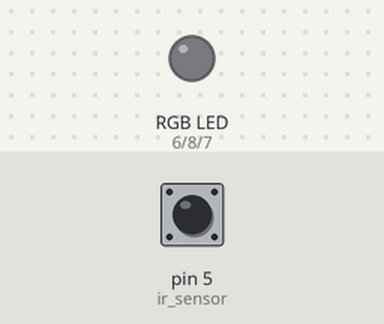
Recording of a sketch running on a simulated Arduino Uno, built with avr-gcc and run on an emulated ATmega328P. Shown: an RGB LED mixed from three pins (HIGH = lit). The inputs (shaded band) are chosen by the test bench; at power-on: pin 5 (ir_sensor) HIGH.

Above: at 1.2 s.
1.3 s: pin 5 (ir_sensor) pulsed LOW 5 times (0.12 s each, 0.3 s apart)
At 2.2 s:
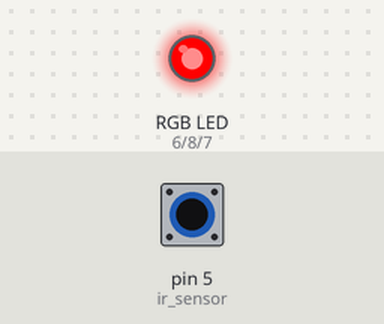
At 3.9 s:
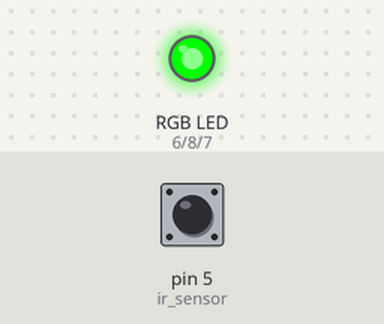
Timing chart, 0 to 5.4 s (numbered marks = the images above; inputs shaded):
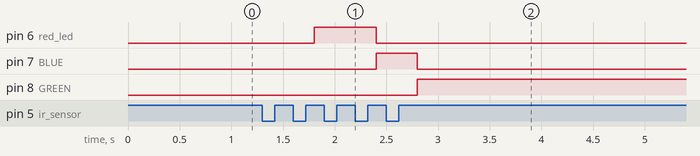

The sketch:

4rgb_ir_switch.ino
```cpp
int prevIR =1;
int color=0;
// color 0 means off
// color 1 means red
// color 2 means green
// color 3 means blue

//IR gives 0 when object detected,   1 when no object

void setup() {
  // put your setup code here, to run once:
  pinMode(5,INPUT); //ir sensor
  pinMode(6,OUTPUT); //red led
  pinMode(7, OUTPUT);//BLUE
  pinMode(8, OUTPUT); //GREEN

  Serial.begin(9600);

}

void loop() {
  // put your main code here, to run repeatedly:
  int IR = digitalRead(5);

  //when is led on condition
  if(prevIR==0 && IR==1){

    color++;

    if(color > 3){
      color =0 ; //after blue 3 , led becomes off 0
    }

    if(color == 1){
      digitalWrite(6,HIGH);
      digitalWrite(7,LOW);
      digitalWrite(8,LOW);
    }
    else if (color==2){
      digitalWrite(7,HIGH);
      digitalWrite(6,LOW);
      digitalWrite(8,LOW);
    }
    else if (color == 3){
      digitalWrite(8,HIGH);
      digitalWrite(6,LOW);
      digitalWrite(7,LOW);
    }
    else if (color == 0){ //led off
      digitalWrite(6,LOW);
      digitalWrite(7,LOW);
      digitalWrite(8,LOW);
    }

  }

  prevIR = IR;
  delay(200);
}
```

Measured:
- after the input at 1.3 s, pin 6 (red_led): LOW → HIGH after 0.50 s, → LOW 0.60 s later; pin 7 (BLUE): LOW → HIGH after 1.1 s, → LOW 0.40 s later; pin 8 (GREEN): LOW → HIGH after 1.5 s
